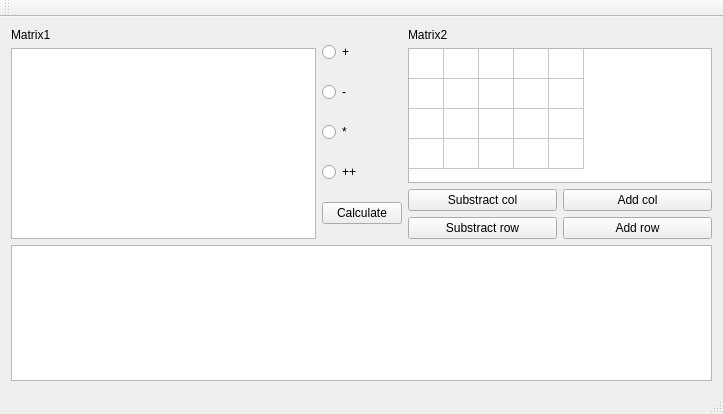
<?xml version="1.0" encoding="UTF-8"?>
<ui version="4.0">
 <class>MainWindow</class>
 <widget class="QMainWindow" name="MainWindow">
  <property name="geometry">
   <rect>
    <x>0</x>
    <y>0</y>
    <width>723</width>
    <height>414</height>
   </rect>
  </property>
  <property name="windowTitle">
   <string>MainWindow</string>
  </property>
  <widget class="QWidget" name="centralWidget">
   <layout class="QVBoxLayout" name="verticalLayout_4">
    <item>
     <layout class="QHBoxLayout" name="horizontalLayout_3">
      <item>
       <layout class="QVBoxLayout" name="verticalLayout_2">
        <item>
         <widget class="QLabel" name="lbMatrix1">
          <property name="text">
           <string>Matrix1</string>
          </property>
         </widget>
        </item>
        <item>
         <layout class="QVBoxLayout" name="verticalLayout_6">
          <item>
           <widget class="QPlainTextEdit" name="pteMatrix"/>
          </item>
         </layout>
        </item>
        <item>
         <layout class="QVBoxLayout" name="verticalLayout_5"/>
        </item>
       </layout>
      </item>
      <item>
       <layout class="QVBoxLayout" name="verticalLayout">
        <item>
         <widget class="QRadioButton" name="rbPlus">
          <property name="text">
           <string>+</string>
          </property>
         </widget>
        </item>
        <item>
         <widget class="QRadioButton" name="rbSubstract">
          <property name="text">
           <string>-</string>
          </property>
         </widget>
        </item>
        <item>
         <widget class="QRadioButton" name="rbMulti">
          <property name="text">
           <string>*</string>
          </property>
         </widget>
        </item>
        <item>
         <widget class="QRadioButton" name="rbPlusPlus">
          <property name="text">
           <string>++</string>
          </property>
         </widget>
        </item>
        <item>
         <widget class="QPushButton" name="btnCaluclate">
          <property name="text">
           <string>Calculate</string>
          </property>
         </widget>
        </item>
       </layout>
      </item>
      <item>
       <layout class="QVBoxLayout" name="verticalLayout_3">
        <item>
         <widget class="QLabel" name="lbMatrix2">
          <property name="text">
           <string>Matrix2</string>
          </property>
         </widget>
        </item>
        <item>
         <widget class="QTableWidget" name="twMatrix2">
          <property name="autoScroll">
           <bool>true</bool>
          </property>
          <property name="rowCount">
           <number>4</number>
          </property>
          <property name="columnCount">
           <number>5</number>
          </property>
          <attribute name="horizontalHeaderVisible">
           <bool>false</bool>
          </attribute>
          <attribute name="horizontalHeaderDefaultSectionSize">
           <number>35</number>
          </attribute>
          <attribute name="verticalHeaderVisible">
           <bool>false</bool>
          </attribute>
          <attribute name="verticalHeaderHighlightSections">
           <bool>true</bool>
          </attribute>
          <row/>
          <row/>
          <row/>
          <row/>
          <column/>
          <column/>
          <column/>
          <column/>
          <column/>
         </widget>
        </item>
        <item>
         <layout class="QHBoxLayout" name="horizontalLayout">
          <item>
           <widget class="QPushButton" name="btSubtructCol">
            <property name="text">
             <string>Substract col</string>
            </property>
           </widget>
          </item>
          <item>
           <widget class="QPushButton" name="pushButton">
            <property name="text">
             <string>Add col</string>
            </property>
           </widget>
          </item>
         </layout>
        </item>
        <item>
         <layout class="QHBoxLayout" name="horizontalLayout_2">
          <item>
           <widget class="QPushButton" name="brSubract">
            <property name="text">
             <string>Substract row</string>
            </property>
           </widget>
          </item>
          <item>
           <widget class="QPushButton" name="btAddRow">
            <property name="text">
             <string>Add row</string>
            </property>
           </widget>
          </item>
         </layout>
        </item>
       </layout>
      </item>
     </layout>
    </item>
    <item>
     <widget class="QTextBrowser" name="textBrowser"/>
    </item>
   </layout>
  </widget>
  <widget class="QMenuBar" name="menuBar">
   <property name="geometry">
    <rect>
     <x>0</x>
     <y>0</y>
     <width>723</width>
     <height>21</height>
    </rect>
   </property>
  </widget>
  <widget class="QToolBar" name="mainToolBar">
   <attribute name="toolBarArea">
    <enum>TopToolBarArea</enum>
   </attribute>
   <attribute name="toolBarBreak">
    <bool>false</bool>
   </attribute>
  </widget>
  <widget class="QStatusBar" name="statusBar"/>
 </widget>
 <layoutdefault spacing="6" margin="11"/>
 <resources/>
 <connections/>
</ui>
